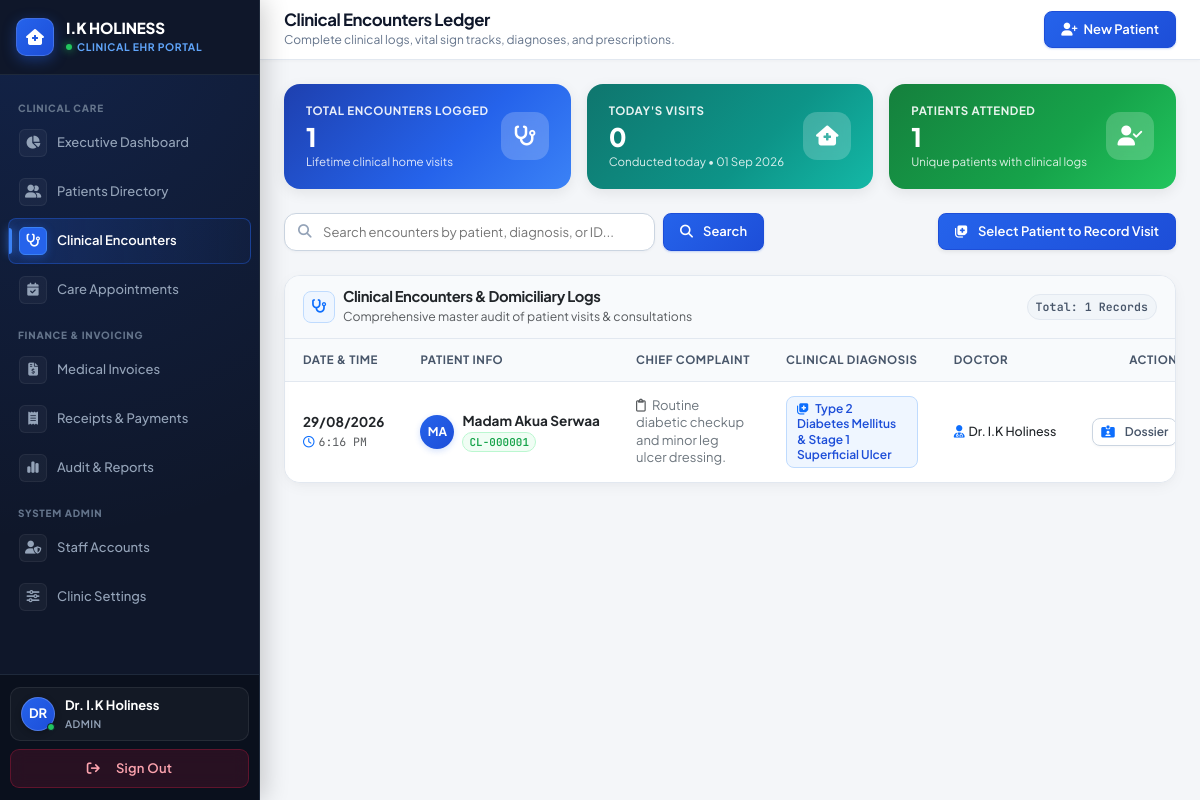
The page /visits (signed in) on the database its author committed.
### tables this page shows
CREATE TABLE visits (
    id INT AUTO_INCREMENT PRIMARY KEY,
    client_id VARCHAR(20) NOT NULL,
    visit_date DATETIME NOT NULL,
    complaint TEXT NOT NULL,
    symptoms TEXT NULL,
    temperature VARCHAR(10) NULL,
    bp VARCHAR(20) NULL,
    weight VARCHAR(10) NULL,
    diagnosis TEXT NULL,
    treatment TEXT NULL,
    prescription TEXT NULL,
    notes TEXT NULL,
    attending_staff_id INT NOT NULL,
    created_at TIMESTAMP DEFAULT CURRENT_TIMESTAMP,
    FOREIGN KEY (client_id) REFERENCES clients(client_id) ON DELETE CASCADE,
    FOREIGN KEY (attending_staff_id) REFERENCES users(id) ON DELETE RESTRICT,
    INDEX idx_visit_date (visit_date)
);

CREATE TABLE clients (
    client_id VARCHAR(20) PRIMARY KEY,
    full_name VARCHAR(255) NOT NULL,
    gender ENUM('Male', 'Female', 'Other') NOT NULL,
    dob DATE NOT NULL,
    age INT NOT NULL,
    phone VARCHAR(20) NOT NULL,
    address TEXT NOT NULL,
    emergency_name VARCHAR(255) NOT NULL,
    emergency_phone VARCHAR(20) NOT NULL,
    registration_date DATE NOT NULL,
    created_at TIMESTAMP DEFAULT CURRENT_TIMESTAMP,
    INDEX idx_fullname (full_name),
    INDEX idx_phone (phone)
);

CREATE TABLE users (
    id INT AUTO_INCREMENT PRIMARY KEY,
    username VARCHAR(50) NOT NULL,
    password_hash VARCHAR(255) NOT NULL,
    full_name VARCHAR(100) NOT NULL,
    role ENUM('admin', 'staff') NOT NULL,
    created_at TIMESTAMP DEFAULT CURRENT_TIMESTAMP,
    UNIQUE KEY idx_username (username)
);

### frontend/views/visits/index.php (the view, shortened to what the rows shown need)
<div class="encounters-ledger-wrapper">
    <div class="ui-table-container">
        <div class="table-responsive">
            <table class="ui-table">
                <thead>
                    <tr>
                        <th style="width: 14%;">Date & Time</th>
                        <th style="width: 22%;">Patient Info</th>
                        <th style="width: 26%;">Chief Complaint</th>
                        <th style="width: 22%;">Clinical Diagnosis</th>
                        <th style="width: 10%;">Doctor</th>
                        <th style="width: 6%; text-align: right;" class="no-print">Action</th>
                    </tr>
                </thead>
                <tbody>
                    <?php if (empty($visits)): ?>
                        <tr>
                            <td colspan="6" class="text-center py-5 text-muted">
                                <i class="fa-solid fa-stethoscope fs-3 mb-2 d-block text-muted"></i>
                                No clinical encounter logs found. Navigate to Patient Directory to start an encounter.
                            </td>
                        </tr>
                    <?php else: ?>
                        <?php foreach ($visits as $v): ?>
                            <tr>
                                <td>
                                    <strong class="text-dark d-block" style="font-size: 0.84rem; white-space: nowrap;">
                                        <?php echo date('d/m/Y', strtotime($v['visit_date'])); ?>
                                    </strong>
                                    <small class="text-muted font-mono" style="font-size: 0.72rem; white-space: nowrap;">
                                        <i class="fa-regular fa-clock text-primary me-1"></i><?php echo date('g:i A', strtotime($v['visit_date'])); ?>
                                    </small>
                                </td>
                                <td>
                                    <div class="d-flex align-items-center gap-2">
                                        <div class="avatar-circle-visit flex-shrink-0">
                                            <?php echo strtoupper(substr($v['client_name'] ?? 'P', 0, 2)); ?>
                                        </div>
                                        <div class="min-w-0">
                                            <strong class="text-dark d-block text-truncate" style="font-size: 0.85rem;">
                                                <?php echo htmlspecialchars($v['client_name']); ?>
                                            </strong>
                                            <span class="badge-pill-custom badge-emerald font-mono" style="font-size: 0.68rem; padding: 1px 6px; white-space: nowrap;">
                                                <?php echo htmlspecialchars($v['client_id']); ?>
                                            </span>
                                        </div>
                                    </div>
                                </td>
                                <td>
                                    <div class="text-secondary small" style="line-height: 1.35; font-size: 0.8125rem;">
                                        <i class="fa-regular fa-clipboard text-muted me-1"></i>
                                        <?php echo htmlspecialchars($v['complaint']); ?>
                                    </div>
                                </td>
                                <td>
                                    <?php if (!empty($v['diagnosis'])): ?>
                                        <span class="diagnosis-badge">
                                            <i class="fa-solid fa-notes-medical me-1 text-primary"></i>
                                            <?php echo htmlspecialchars($v['diagnosis']); ?>
                                        </span>
                                    <?php else: ?>
                                        <span class="badge-pill-custom badge-zinc" style="font-size: 0.72rem;">Pending Assessment</span>
                                    <?php endif; ?>
                                </td>
                                <td>
                                    <small class="text-dark fw-medium" style="font-size: 0.78rem; white-space: nowrap;">
                                        <i class="fa-solid fa-user-doctor text-primary me-1"></i><?php echo htmlspecialchars($v['staff_name']); ?>
                                    </small>
                                </td>
                                <td style="text-align: right;" class="no-print">
                                    <a href="<?php echo APP_URL; ?>/clients/view?id=<?php echo $v['client_id']; ?>"
                                       class="btn-secondary-custom btn-sm py-1 px-2"
                                       style="font-size: 0.75rem;"
                                       title="View Patient Medical Dossier">
                                        <i class="fa-solid fa-id-card-clip me-1 text-primary"></i> Dossier
                                    </a>
                                </td>
                            </tr>
                        <?php endforeach; ?>
                    <?php endif; ?>
                </tbody>
            </table>
        </div>
    </div>
</div>

### rows shown on the page
visits: visit_date "29/08/2026", visit_date "6:16 PM", client.full_name "MA", client.full_name "Madam Akua Serwaa", client "CL-000001", complaint "Routine diabetic checkup and minor leg ulcer dressing.", diagnosis "Type 2 Diabetes Mellitus & Stage 1 Superficial Ulcer", attending_staff.full_name "Dr. I.K Holiness"

### other values the page prints
substr($currentUserName ?? 'DR', 0, 2) "DR"
$currentUserName "Dr. I.K Holiness"
$currentRole "ADMIN"
$pageHeading "Clinical Encounters Ledger"
$pageSubheading "Complete clinical logs, vital sign tracks, diagnoses, and prescriptions."
count($visits) "1"
$todayCount "0"
$uniquePatients "1"
